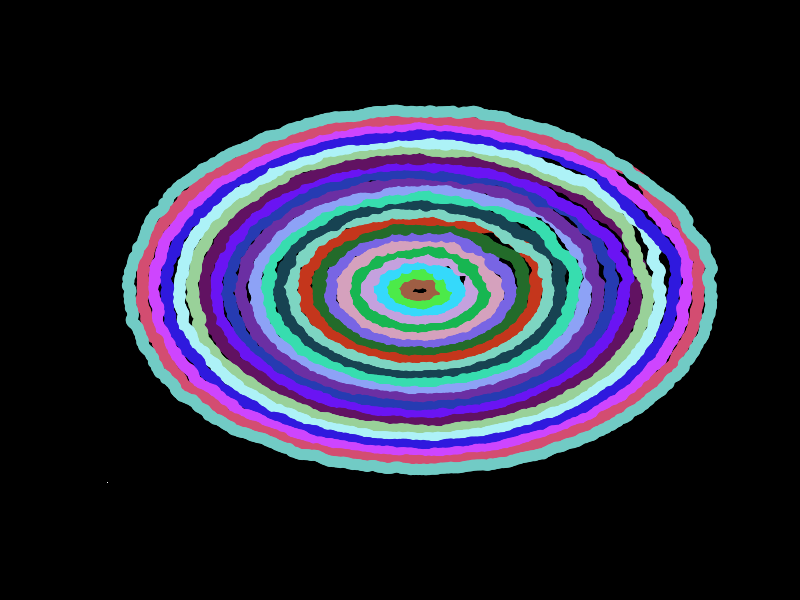

The R source for this figure:
# TODO: Add comment
# 
# Author: ERMIAS
###############################################################################


# Circle lengths
j = seq(0.1,1.9,.08)
 
par(bg = "black")
plot(-2,-2,pch=".",xlim=c(-2,2),ylim=c(-2,2),col="white")
 
# How many dots around the circle?
dots = 1000
 
# Create an offkilter circle
rads = seq(0,2*pi,2*pi/dots)
 
for(aLength in j) {
	# Pick a random color
	myCol = paste("#",paste(sample(c(1:9,"A","B","C","D","E","F"),6,replace=T),collapse=""),collapse="",sep="")
 
	# Start at length = 1, then walk.
	myLength = rep(aLength,dots)
 
	for(i in 2:dots) {
		myLength[i] = myLength[(i-1)] + rnorm(1,0,sd=.005)
 
		# Closer we are to end, faster we return to where started so circle closes
		dist = aLength - myLength[i]
		myLength[i] = aLength - (dist*((dots-(i/4))/(dots)))
	}
 
 
 
	for(i in 1:dots) {
		cat(myLength[i]*cos(rads[i]),myLength[i]*sin(rads[i]),"\n")
		points(myLength[i]*cos(rads[i]),myLength[i]*sin(rads[i]),col=myCol,pch=20,cex=2)
	}
}